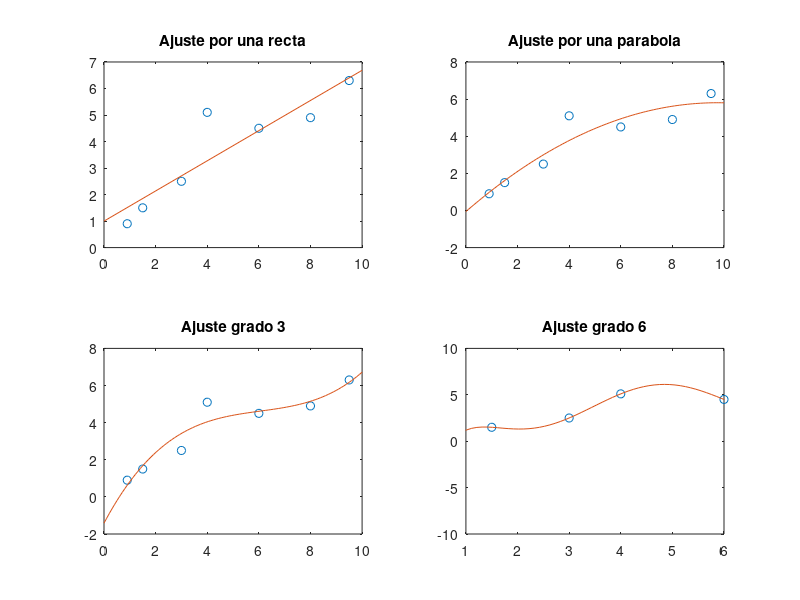

This figure's MATLAB source:
x=[0.9 1.5 3 4 6 8 9.5];
y=[0.9 1.5 2.5 5.1 4.5 4.9 6.3];
%por una recta
p1=polyfit(x,y,1);
figure('Name','Minimos cuadrados')
subplot(2,2,1);
plot(x,y,'o',[0,10],[polyval(p1,0),polyval(p1,10)]);
title('Ajuste por una recta');
%por una parabola
p2=polyfit(x,y,2);
xp=linspace(0,10);
subplot(2,2,2);
plot(x,y,'o',xp,polyval(p2,xp));
title('Ajuste por una parabola');

p3=polyfit(x,y,3);
subplot(2,2,3);
plot(x,y,'o',xp,polyval(p3,xp));
title('Ajuste grado 3')



p4=polyfit(x,y,6);
subplot(2,2,4);
plot(x,y,'o',xp,polyval(p4,xp));
title('Ajuste grado 6')
axis([1,6,-10,10])